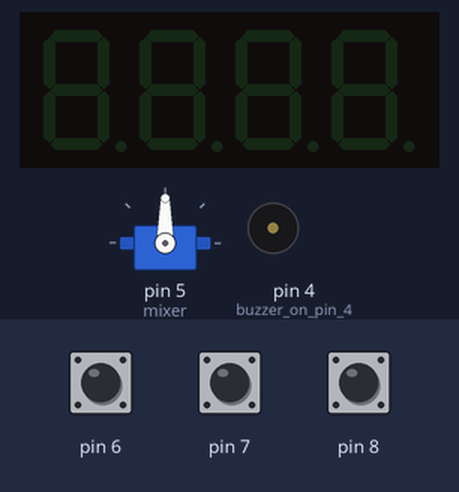
A sketch run on a simulated Arduino Uno, built with avr-gcc and run on an emulated ATmega328P. Shown: servo, 4-digit seven-segment display, buzzer (waves = sounding, pin HIGH). The test bench sets the inputs (shaded band); at power-on: pin 6 HIGH, pin 7 HIGH, pin 8 HIGH.

Above: at 0.8 s.
0.9 s: pin 6 pulled LOW for 0.15 s
At 1.7 s:
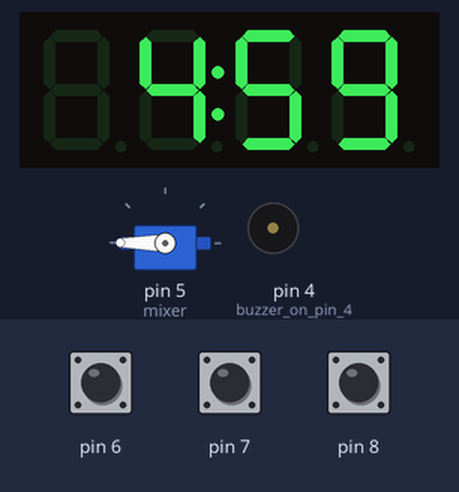
At 4.3 s:
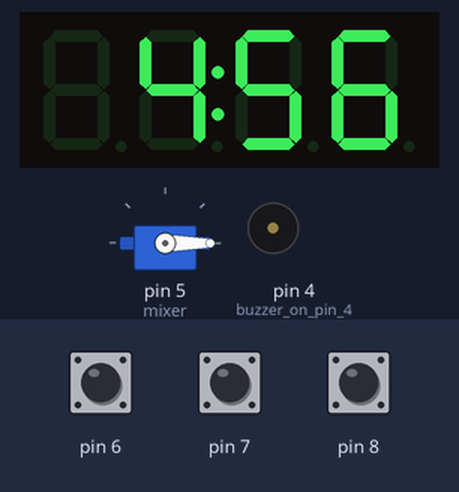
Timing chart, 0 to 6.4 s (numbered marks = the images above; inputs shaded):
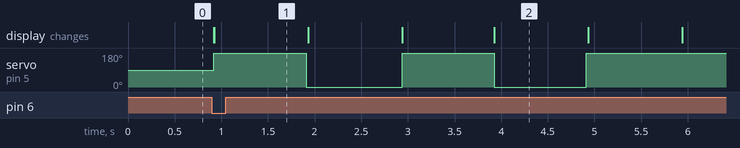

The sketch:

betonomeshalka.ino
```cpp
#include <TM1637Display.h>
#include <Servo.h>
TM1637Display display = TM1637Display(3, 2);
Servo mixer;
unsigned long int initial=1000; //duration of first agitation
unsigned long int interval=1000; //interval agitation every 60 seconds
unsigned long int agit=1000; //substequent agitations 10 seconds
unsigned long int devt=60000; //overall development time
unsigned long int t0; // here time of start will be stored
unsigned long int secs; // here number of seconds on display will be stored
bool lop;
void times(unsigned long int a,unsigned long int b, unsigned long int c,unsigned long int d) {
  initial*=a;
  interval*=b;
  agit*=c;
  devt*=d;
  lop=false;
}
void beep() {
  while (1) {
    digitalWrite(4,HIGH);
    delay(500);
    digitalWrite(4,LOW);
    delay(500);
    }
}

void setup() {
pinMode(4,OUTPUT); // buzzer on pin 4
pinMode(8,INPUT_PULLUP);
pinMode(6,INPUT_PULLUP);
pinMode(7,INPUT_PULLUP);
mixer.attach(5); // servo on pin 5
display.setBrightness(7);
display.clear();
lop=true;
while (lop) {
//                           init intvl agit devt
//if (digitalRead(8)==LOW) times(30,60,10,9); //lqn
if (digitalRead(8)==LOW) times(10,60,6,15); //caffenol
if (digitalRead(7)==LOW) times(30,30,5,6);
if (digitalRead(6)==LOW) times(5,30,5,5);
}
t0=millis();

}

void loop() {
  if ((millis()-t0)>devt) beep();
  if (((millis()-t0)%interval)<agit || (millis()-t0)<initial) {
    if (((millis()-t0)%2000)<1000) mixer.write(180);
    else mixer.write(0);
  }
  secs=(t0+devt-millis())/1000;
  display.showNumberDecEx((secs/60)*100+(secs%60), 0b01000000, false);

}
```

Measured:
- after the input at 0.9 s, servo on pin 5 (mixer): alternates 180° for 0.99 s and 0° for 1.0 s, 5 changes in all, then stays 180°, starting at once; the display: first changes at once (image 1 shows a later state)
